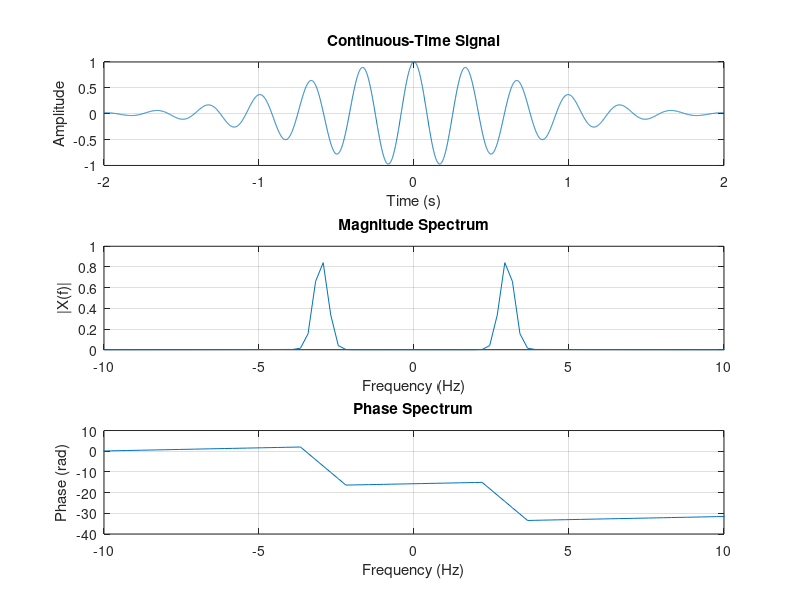

The MATLAB source for this figure:
clc; clear; close all;
%% 7(ii) Determination of Magnitude and Phase Spectra of Continuous-Time Signals
figure;
% Magnitude and Phase Spectrum of a CT Signal
t = -2:0.001:2;
dt = t(2)-t(1);
x = exp(-t.^2).*cos(2*pi*3*t);
N = 4096;
X = fftshift(fft(x,N))*dt;
f = (-N/2:N/2-1)/(N*dt);
magX = abs(X);
phaseX = unwrap(angle(X));
subplot(3,1,1);
plot(t,x); grid on;
xlabel('Time (s)'); ylabel('Amplitude');
title('Continuous-Time Signal');
subplot(3,1,2);
plot(f,magX); xlim([-10 10]); grid on;
xlabel('Frequency (Hz)'); ylabel('|X(f)|');
title('Magnitude Spectrum');
subplot(3,1,3);
plot(f,phaseX); xlim([-10 10]); grid on;
xlabel('Frequency (Hz)'); ylabel('Phase (rad)');
title('Phase Spectrum');
